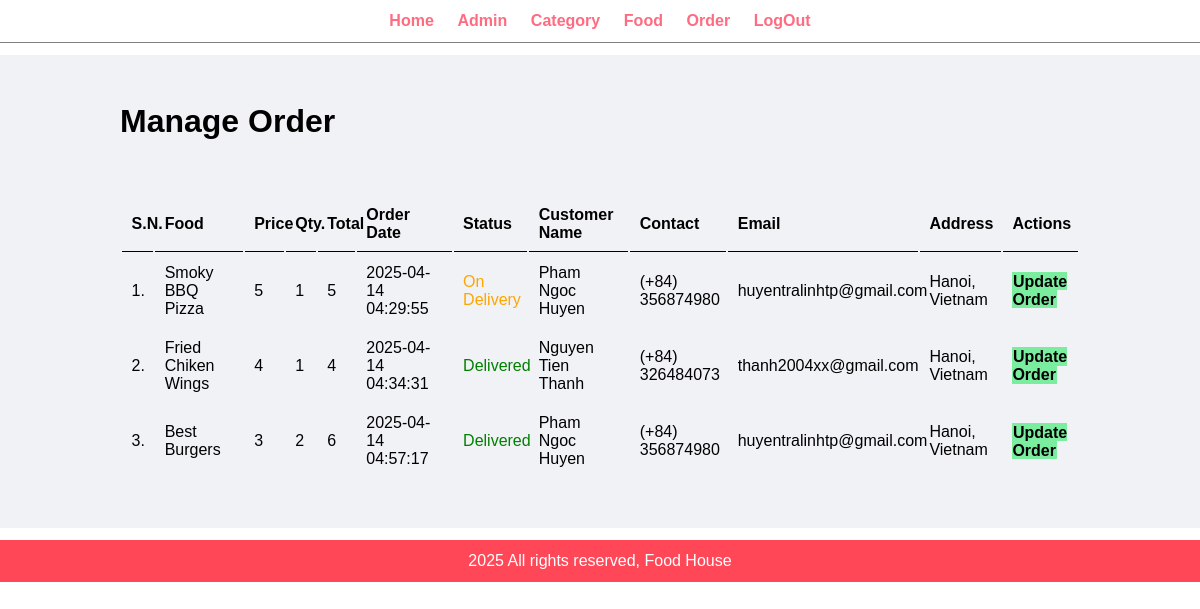
Page /admin/manage-order.php (signed in) on the committed database.
### tables this page shows
CREATE TABLE `tbl_order` (
  `id` int(10) UNSIGNED NOT NULL,
  `food` varchar(150) NOT NULL,
  `price` decimal(10,0) NOT NULL,
  `qty` int(11) NOT NULL,
  `total` decimal(10,0) NOT NULL,
  `order_date` datetime NOT NULL,
  `status` varchar(50) NOT NULL,
  `customer_name` varchar(150) NOT NULL,
  `customer_contact` varchar(20) NOT NULL,
  `customer_email` varchar(150) NOT NULL,
  `customer_address` varchar(255) NOT NULL
);

### admin/manage-order.php (the view, shortened to what this page needs)
<?php include('partials/menu.php'); ?>
<div class="main-content">
    <div class="wrapper">
        <h1>Manage Order</h1>
        <br /><br /><br />
        <table class="tbl-full">
            <tr>
                <th>S.N.</th>
                <th>Food</th>
                <th>Price</th>
                <th>Qty.</th>
                <th>Total</th>
                <th>Order Date</th>
                <th>Status</th>
                <th>Customer Name</th>
                <th>Contact</th>
                <th>Email</th>
                <th>Address</th>
                <th>Actions</th>
            </tr>
            <?php
                $sql = "SELECT * FROM tbl_order";
                $res = mysqli_query($conn, $sql);
                $count = mysqli_num_rows($res);
                $sn = 1;
                if($count > 0)
                {
                    while($row = mysqli_fetch_assoc($res))
                    {
                        $id = $row['id'];
                        $food = $row['food'];
                        $price = $row['price'];
                        $qty = $row['qty'];
                        $total = $row['total'];
                        $order_date = $row['order_date'];
                        $status = $row['status'];
                        $customer_name = $row['customer_name'];
                        $customer_contact = $row['customer_contact'];
                        $customer_email = $row['customer_email'];
                        $customer_address = $row['customer_address'];
                        ?>
                        <tr>
                            <td><?php echo $sn++; ?>.</td>
                            <td><?php echo $food; ?></td>
                            <td><?php echo $price; ?></td>
                            <td><?php echo $qty; ?></td>
                            <td><?php echo $total; ?></td>
                            <td><?php echo $order_date; ?></td>
                            <td>
                                <?php
                                    if($status == "Ordered")
                                    {
                                        echo "<label>$status</label>";
                                    }
                                    elseif($status == "On Delivery")
                                    {
                                        echo "<label style='color: orange;'>$status</label>";
                                    }
                                    elseif($status == "Delivered")
                                    {
                                        echo "<label style='color: green;'>$status</label>";
                                    }
                                    elseif($status == "Cancelled")
                                    {
                                        echo "<label style='color: red;'>$status</label>";
                                    }
                                ?>
                            </td>
                            <td><?php echo $customer_name; ?></td>
                            <td><?php echo $customer_contact; ?></td>
                            <td><?php echo $customer_email; ?></td>
                            <td><?php echo $customer_address; ?></td>
                            <td>
                                <a href="<?php echo SITEURL; ?>admin/update-order.php?id=<?php echo $id; ?>" class="btn-secondary">Update Order</a>
                            </td>
                        </tr>
                        <?php
                    }
                }
                else
                {
                    echo "<tr><td colspan='12' class='error'>Orders not Available</td></tr>";
                }
            ?>
        </table>
    </div>
</div>
<?php include('partials/footer.php'); ?>

### css/admin.css (style rules this page uses)
* { margin: 0; padding: 0; font-family: Arial, Helvetica, sans-serif; }
.wrapper { padding: 1%; width: 80%; margin: 0 auto; }
.tbl-full { width: 100%; }
table tr th { border-bottom: 1px solid black; padding: 1%; text-align: left; }
table tr td { padding: 1%; }
.btn-secondary { background-color: #7bed9f; padding: 1%; color: black; text-decoration: none; font-weight: bold; }
.main-content { margin: 1% 0; background-color: #f1f2f6; padding: 3% 0; }

### rows in the picture
tbl_order: food "Smoky BBQ Pizza", price "5", qty "1", total "5", order_date "2025-04-14 04:29:55", status "On Delivery", customer_name "Pham Ngoc Huyen", customer_contact "(+84) 356874980", customer_email "huyentralinhtp@gmail.com", customer_address "Hanoi, Vietnam"
tbl_order: food "Fried Chiken Wings", price "4", qty "1", total "4", order_date "2025-04-14 04:34:31", status "Delivered", customer_name "Nguyen Tien Thanh", customer_contact "(+84) 326484073", customer_email "thanh2004xx@gmail.com", customer_address "Hanoi, Vietnam"
tbl_order: food "Best Burgers", price "3", qty "2", total "6", order_date "2025-04-14 04:57:17", status "Delivered", customer_name "Pham Ngoc Huyen", customer_contact "(+84) 356874980", customer_email "huyentralinhtp@gmail.com", customer_address "Hanoi, Vietnam"
